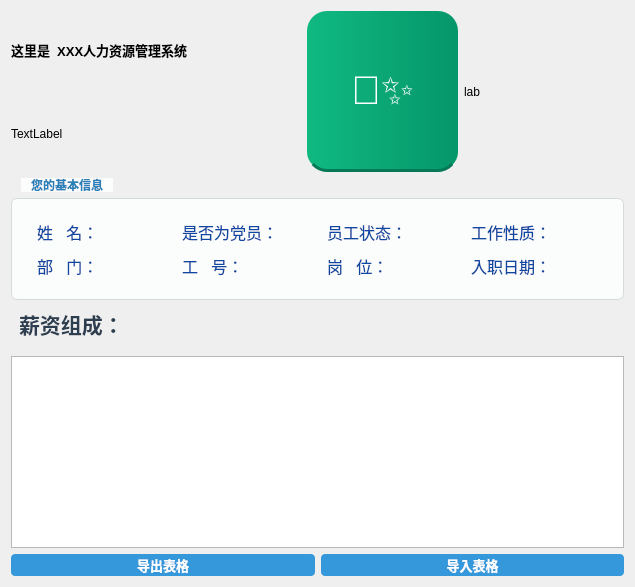
    <widget class="QWidget" name="tab">
     <attribute name="title">
      <string>个人信息</string>
     </attribute>
     <layout class="QGridLayout" name="gridLayout_5">
      <item row="0" column="0">
       <layout class="QHBoxLayout" name="horizontalLayout_2">
        <item>
         <layout class="QVBoxLayout" name="verticalLayout">
          <item>
           <widget class="QLabel" name="labTime">
            <property name="minimumSize">
             <size>
              <width>290</width>
              <height>60</height>
             </size>
            </property>
            <property name="font">
             <font>
              <family>Segoe UI</family>
              <pointsize>10</pointsize>
              <bold>true</bold>
             </font>
            </property>
            <property name="text">
             <string>这里是  XXX人力资源管理系统</string>
            </property>
            <property name="alignment">
             <set>Qt::AlignmentFlag::AlignLeading|Qt::AlignmentFlag::AlignLeft|Qt::AlignmentFlag::AlignVCenter</set>
            </property>
           </widget>
          </item>
          <item>
           <widget class="QLabel" name="labWelcome">
            <property name="text">
             <string>TextLabel</string>
            </property>
           </widget>
          </item>
         </layout>
        </item>
        <item>
         <widget class="QPushButton" name="btnAiAssistant">
          <property name="minimumSize">
           <size>
            <width>151</width>
            <height>161</height>
           </size>
          </property>
          <property name="maximumSize">
           <size>
            <width>151</width>
            <height>161</height>
           </size>
          </property>
          <property name="font">
           <font>
            <pointsize>-1</pointsize>
            <bold>true</bold>
           </font>
          </property>
          <property name="styleSheet">
           <string notr="true">QPushButton {
    background-color: qlineargradient(spread:pad, x1:0, y1:0, x2:1, y2:0, stop:0 #10B981, stop:1 #059669); /* 渐变薄荷绿 */
    color: white;
    border: none;
    border-radius: 20px; /* 大圆角看起来更现代 */
    padding: 10px 20px;
    font-size: 40px;
    font-weight: bold;
    /* Qt 里模拟一点阴影感 */
    border-bottom: 3px solid #047857; 
}
QPushButton:hover {
    background-color: #059669;
    border-bottom: 3px solid #064E3B;
}
QPushButton:pressed {
    background-color: #047857;
    border-bottom: 1px solid #047857;
    margin-top: 2px; /* 按下时有下压反馈 */
}</string>
          </property>
          <property name="text">
           <string>🤖✨</string>
          </property>
          <property name="iconSize">
           <size>
            <width>70</width>
            <height>70</height>
           </size>
          </property>
         </widget>
        </item>
        <item>
         <widget class="QLabel" name="staffImage">
          <property name="minimumSize">
           <size>
            <width>160</width>
            <height>150</height>
           </size>
          </property>
          <property name="maximumSize">
           <size>
            <width>160</width>
            <height>171</height>
           </size>
          </property>
          <property name="text">
           <string>lab</string>
          </property>
          <property name="scaledContents">
           <bool>true</bool>
          </property>
         </widget>
        </item>
       </layout>
      </item>
      <item row="1" column="0">
       <layout class="QVBoxLayout" name="verticalLayout_2">
        <item>
         <widget class="QGroupBox" name="groupBox">
          <property name="styleSheet">
           <string notr="true">/* GroupBox Styling */
QGroupBox {
    background-color: #FBFCFC; /* Very light background for distinction */
    border: 1px solid #D5DBDB;
    border-radius: 6px;
    padding: 10px;
    margin-top: 20px; /* Space for the title */
    font-weight: bold;
}

QGroupBox::title {
    subcontrol-origin: margin;
    subcontrol-position: top left;
    padding: 0 8px 0 8px;
    margin-left: 10px;
    background-color: #FBFCFC; /* Match groupbox background */
    color: #2980B9; /* Professional blue for titles */
    font-size: 11pt;
}</string>
          </property>
          <property name="title">
           <string>您的基本信息</string>
          </property>
          <layout class="QGridLayout" name="gridLayout_7">
           <item row="0" column="0">
            <widget class="QLabel" name="labelName">
             <property name="font">
              <font>
               <family>Segoe UI</family>
               <pointsize>12</pointsize>
               <bold>false</bold>
              </font>
             </property>
             <property name="styleSheet">
              <string notr="true">QLabel {
    background-color: transparent; /* Keep background transparent */
    color: #0D47A1;              /* A distinct, professional, and consistent DEEP BLUE for ALL labels.
                                     This is clearly not black or dark gray.
                                     Alternatives:
                                     #1565C0 (Slightly brighter, still very blue)
                                     #2E7D32 (If you preferred a deep green)
                                     #5E35B1 (If you preferred a deep purple) */
    font-size: 12pt;                /* UNIFIED font size for ALL labels.
                                     This size is generally good for readability without being too large.
                                     Adjust to 10pt if 9pt feels slightly too small across the board. */
    font-weight: normal;           /* UNIFIED font weight for ALL labels.
                                     Avoids unintended emphasis. */
    padding: 2px;                  /* Minimal and UNIFIED padding for ALL labels. */
    /* Remove any previous margin or specific alignment settings to ensure uniformity */
    margin: 0px;
    qproperty-alignment: 'AlignVCenter | AlignLeft'; /* Default alignment, can be overridden by layout */
}
</string>
             </property>
             <property name="frameShadow">
              <enum>QFrame::Shadow::Raised</enum>
             </property>
             <property name="text">
              <string>姓   名：</string>
             </property>
             <property name="textFormat">
              <enum>Qt::TextFormat::AutoText</enum>
             </property>
            </widget>
           </item>
           <item row="0" column="1">
            <widget class="QLabel" name="labelIsPartyMember">
             <property name="styleSheet">
              <string notr="true">QLabel {
    background-color: transparent; /* Keep background transparent */
    color: #0D47A1;              /* A distinct, professional, and consistent DEEP BLUE for ALL labels.
                                     This is clearly not black or dark gray.
                                     Alternatives:
                                     #1565C0 (Slightly brighter, still very blue)
                                     #2E7D32 (If you preferred a deep green)
                                     #5E35B1 (If you preferred a deep purple) */
    font-size: 12pt;                /* UNIFIED font size for ALL labels.
                                     This size is generally good for readability without being too large.
                                     Adjust to 10pt if 9pt feels slightly too small across the board. */
    font-weight: normal;           /* UNIFIED font weight for ALL labels.
                                     Avoids unintended emphasis. */
    padding: 2px;                  /* Minimal and UNIFIED padding for ALL labels. */
    /* Remove any previous margin or specific alignment settings to ensure uniformity */
    margin: 0px;
    qproperty-alignment: 'AlignVCenter | AlignLeft'; /* Default alignment, can be overridden by layout */
}
</string>
             </property>
             <property name="text">
              <string>是否为党员：</string>
             </property>
            </widget>
           </item>
           <item row="0" column="2">
            <widget class="QLabel" name="labelEmployeeStatus">
             <property name="styleSheet">
              <string notr="true">QLabel {
    background-color: transparent; /* Keep background transparent */
    color: #0D47A1;              /* A distinct, professional, and consistent DEEP BLUE for ALL labels.
                                     This is clearly not black or dark gray.
                                     Alternatives:
                                     #1565C0 (Slightly brighter, still very blue)
                                     #2E7D32 (If you preferred a deep green)
                                     #5E35B1 (If you preferred a deep purple) */
    font-size: 12pt;                /* UNIFIED font size for ALL labels.
                                     This size is generally good for readability without being too large.
                                     Adjust to 10pt if 9pt feels slightly too small across the board. */
    font-weight: normal;           /* UNIFIED font weight for ALL labels.
                                     Avoids unintended emphasis. */
    padding: 2px;                  /* Minimal and UNIFIED padding for ALL labels. */
    /* Remove any previous margin or specific alignment settings to ensure uniformity */
    margin: 0px;
    qproperty-alignment: 'AlignVCenter | AlignLeft'; /* Default alignment, can be overridden by layout */
}
</string>
             </property>
             <property name="text">
              <string>员工状态：</string>
             </property>
            </widget>
           </item>
           <item row="0" column="3">
            <widget class="QLabel" name="labelWorkNature">
             <property name="styleSheet">
              <string notr="true">QLabel {
    background-color: transparent; /* Keep background transparent */
    color: #0D47A1;              /* A distinct, professional, and consistent DEEP BLUE for ALL labels.
                                     This is clearly not black or dark gray.
                                     Alternatives:
                                     #1565C0 (Slightly brighter, still very blue)
                                     #2E7D32 (If you preferred a deep green)
                                     #5E35B1 (If you preferred a deep purple) */
    font-size: 12pt;                /* UNIFIED font size for ALL labels.
                                     This size is generally good for readability without being too large.
                                     Adjust to 10pt if 9pt feels slightly too small across the board. */
    font-weight: normal;           /* UNIFIED font weight for ALL labels.
                                     Avoids unintended emphasis. */
    padding: 2px;                  /* Minimal and UNIFIED padding for ALL labels. */
    /* Remove any previous margin or specific alignment settings to ensure uniformity */
    margin: 0px;
    qproperty-alignment: 'AlignVCenter | AlignLeft'; /* Default alignment, can be overridden by layout */
}
</string>
             </property>
             <property name="text">
              <string>工作性质：</string>
             </property>
            </widget>
           </item>
           <item row="1" column="0">
            <widget class="QLabel" name="labelDepartment">
             <property name="styleSheet">
              <string notr="true">QLabel {
    background-color: transparent; /* Keep background transparent */
    color: #0D47A1;              /* A distinct, professional, and consistent DEEP BLUE for ALL labels.
                                     This is clearly not black or dark gray.
                                     Alternatives:
                                     #1565C0 (Slightly brighter, still very blue)
                                     #2E7D32 (If you preferred a deep green)
                                     #5E35B1 (If you preferred a deep purple) */
    font-size: 12pt;                /* UNIFIED font size for ALL labels.
                                     This size is generally good for readability without being too large.
                                     Adjust to 10pt if 9pt feels slightly too small across the board. */
    font-weight: normal;           /* UNIFIED font weight for ALL labels.
                                     Avoids unintended emphasis. */
    padding: 2px;                  /* Minimal and UNIFIED padding for ALL labels. */
    /* Remove any previous margin or specific alignment settings to ensure uniformity */
    margin: 0px;
    qproperty-alignment: 'AlignVCenter | AlignLeft'; /* Default alignment, can be overridden by layout */
}
</string>
             </property>
             <property name="text">
              <string>部   门：</string>
             </property>
            </widget>
           </item>
           <item row="1" column="1">
            <widget class="QLabel" name="labelEmployeeID">
             <property name="styleSheet">
              <string notr="true">QLabel {
    background-color: transparent; /* Keep background transparent */
    color: #0D47A1;              /* A distinct, professional, and consistent DEEP BLUE for ALL labels.
                                     This is clearly not black or dark gray.
                                     Alternatives:
                                     #1565C0 (Slightly brighter, still very blue)
                                     #2E7D32 (If you preferred a deep green)
                                     #5E35B1 (If you preferred a deep purple) */
    font-size: 12pt;                /* UNIFIED font size for ALL labels.
                                     This size is generally good for readability without being too large.
                                     Adjust to 10pt if 9pt feels slightly too small across the board. */
    font-weight: normal;           /* UNIFIED font weight for ALL labels.
                                     Avoids unintended emphasis. */
    padding: 2px;                  /* Minimal and UNIFIED padding for ALL labels. */
    /* Remove any previous margin or specific alignment settings to ensure uniformity */
    margin: 0px;
    qproperty-alignment: 'AlignVCenter | AlignLeft'; /* Default alignment, can be overridden by layout */
}
</string>
             </property>
             <property name="text">
              <string>工   号：</string>
             </property>
            </widget>
           </item>
           <item row="1" column="2">
            <widget class="QLabel" name="labelPosition">
             <property name="styleSheet">
              <string notr="true">QLabel {
    background-color: transparent; /* Keep background transparent */
    color: #0D47A1;              /* A distinct, professional, and consistent DEEP BLUE for ALL labels.
                                     This is clearly not black or dark gray.
                                     Alternatives:
                                     #1565C0 (Slightly brighter, still very blue)
                                     #2E7D32 (If you preferred a deep green)
                                     #5E35B1 (If you preferred a deep purple) */
    font-size: 12pt;                /* UNIFIED font size for ALL labels.
                                     This size is generally good for readability without being too large.
                                     Adjust to 10pt if 9pt feels slightly too small across the board. */
    font-weight: normal;           /* UNIFIED font weight for ALL labels.
                                     Avoids unintended emphasis. */
    padding: 2px;                  /* Minimal and UNIFIED padding for ALL labels. */
    /* Remove any previous margin or specific alignment settings to ensure uniformity */
    margin: 0px;
    qproperty-alignment: 'AlignVCenter | AlignLeft'; /* Default alignment, can be overridden by layout */
}
</string>
             </property>
             <property name="text">
              <string>岗   位：</string>
             </property>
            </widget>
           </item>
           <item row="1" column="3">
            <widget class="QLabel" name="labelJoinDate">
             <property name="font">
              <font>
               <family>Segoe UI</family>
               <pointsize>12</pointsize>
               <bold>false</bold>
              </font>
             </property>
             <property name="styleSheet">
              <string notr="true">QLabel {
    background-color: transparent; /* Keep background transparent */
    color: #0D47A1;              /* A distinct, professional, and consistent DEEP BLUE for ALL labels.
                                     This is clearly not black or dark gray.
                                     Alternatives:
                                     #1565C0 (Slightly brighter, still very blue)
                                     #2E7D32 (If you preferred a deep green)
                                     #5E35B1 (If you preferred a deep purple) */
    font-size: 12pt;                /* UNIFIED font size for ALL labels.
                                     This size is generally good for readability without being too large.
                                     Adjust to 10pt if 9pt feels slightly too small across the board. */
    font-weight: normal;           /* UNIFIED font weight for ALL labels.
                                     Avoids unintended emphasis. */
    padding: 2px;                  /* Minimal and UNIFIED padding for ALL labels. */
    /* Remove any previous margin or specific alignment settings to ensure uniformity */
    margin: 0px;
    qproperty-alignment: 'AlignVCenter | AlignLeft'; /* Default alignment, can be overridden by layout */
}
</string>
             </property>
             <property name="text">
              <string>入职日期：</string>
             </property>
            </widget>
           </item>
          </layout>
         </widget>
        </item>
        <item>
         <widget class="QLabel" name="label">
          <property name="styleSheet">
           <string notr="true">/* QLabel Styling */
QLabel {
    background-color: transparent; /* Ensure labels don't have unwanted backgrounds */
    color: #2980B9; /* Consistent dark text color */
    padding: 2px;
}

QLabel { /* For larger titles, set objectName=&quot;titleLabel&quot; */
    font-size: 16pt;
    font-weight: bold;
    color: #2C3E50;
    padding-bottom: 10px;
}

QLabelLabel { /* For &quot;欢迎来到...&quot; and &quot;晚上好&quot; */
    font-size: 18pt;
    font-weight: 500; /* A bit lighter than bold */
    color: #2C3E50;
    padding: 10px 0;
}</string>
          </property>
          <property name="text">
           <string>薪资组成：</string>
          </property>
         </widget>
        </item>
        <item>
         <widget class="QTableView" name="tableView"/>
        </item>
       </layout>
      </item>
      <item row="2" column="0">
       <layout class="QHBoxLayout" name="horizontalLayout">
        <item>
         <widget class="QPushButton" name="btnToExcel">
          <property name="maximumSize">
           <size>
            <width>1111</width>
            <height>1111</height>
           </size>
          </property>
          <property name="styleSheet">
           <string notr="true">/* PushButton Styling */
QPushButton {
    background-color: #3498DB; /* Primary action blue */
    color: white;
    border: none;
    padding: 1px 2px;
    border-radius: 4px;
    font-size: 10pt;
    font-weight: bold;
    min-width: 80px; /* Ensure buttons have a decent minimum width */
}

QPushButton:hover {
    background-color: #2980B9; /* Darker shade on hover */
}

QPushButton:pressed {
    background-color: #1F618D; /* Even darker when pressed */
}

QPushButton:disabled {
    background-color: #AAB7B8;
    color: #E5E7E9;
}

/* Specific button types (e.g., secondary or caution) could be styled with object names */
QPushButton#secondaryButton {
    background-color: #EAECEE;
    color: #34495E;
    border: 1px solid #BDC3C7;
}

QPushButton#secondaryButton:hover {
    background-color: #D5D8DC;
}

QPushButton#secondaryButton:pressed {
    background-color: #ABB2B9;
}
</string>
          </property>
          <property name="text">
           <string>导出表格</string>
          </property>
         </widget>
        </item>
        <item>
         <widget class="QPushButton" name="btnFromExcel">
          <property name="maximumSize">
           <size>
            <width>16777215</width>
            <height>41111</height>
           </size>
          </property>
          <property name="styleSheet">
           <string notr="true">/* PushButton Styling */
QPushButton {
    background-color: #3498DB; /* Primary action blue */
    color: white;
    border: none;
    padding: 1px 2px;
    border-radius: 4px;
    font-size: 10pt;
    font-weight: bold;
    min-width: 80px; /* Ensure buttons have a decent minimum width */
}

QPushButton:hover {
    background-color: #2980B9; /* Darker shade on hover */
}

QPushButton:pressed {
    background-color: #1F618D; /* Even darker when pressed */
}

QPushButton:disabled {
    background-color: #AAB7B8;
    color: #E5E7E9;
}

/* Specific button types (e.g., secondary or caution) could be styled with object names */
QPushButton#secondaryButton {
    background-color: #EAECEE;
    color: #34495E;
    border: 1px solid #BDC3C7;
}

QPushButton#secondaryButton:hover {
    background-color: #D5D8DC;
}

QPushButton#secondaryButton:pressed {
    background-color: #ABB2B9;
}
</string>
          </property>
          <property name="text">
           <string>导入表格</string>
          </property>
         </widget>
        </item>
       </layout>
      </item>
     </layout>
    </widget>
